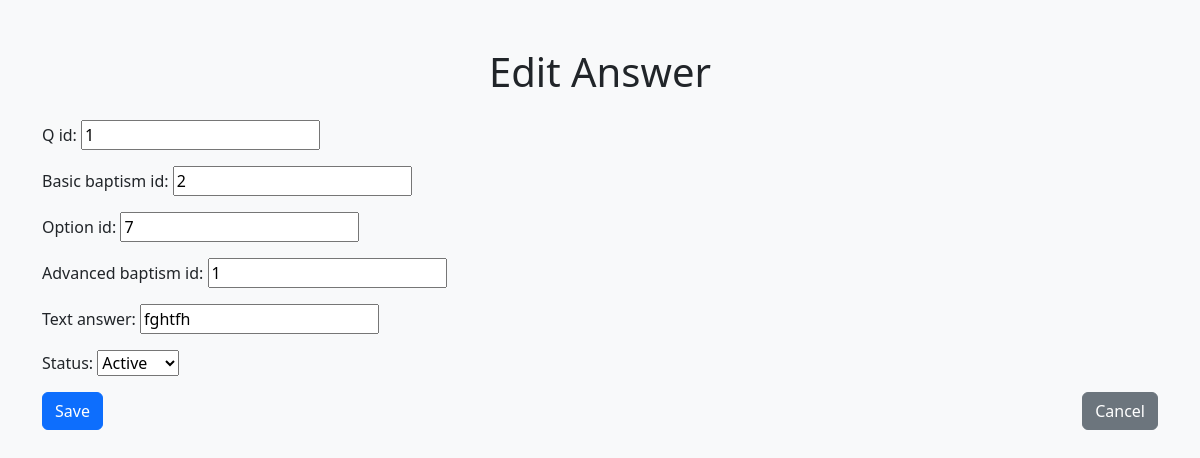
Page /baptism/answers/edit/1/ on the committed database.
### baptism/models.py (models this page shows)
class Answer(models.Model):
    answer_id = models.AutoField(primary_key=True)
    q_id = models.IntegerField(null=False)
    basic_baptism_id = models.IntegerField(null=False)
    option_id = models.CharField(max_length=255, null=True, blank=True)  # Store multiple selected option IDs as a comma-separated string
    text_answer = models.CharField(max_length=255, null=True, blank=True)  # Optional field for text answers
    STATUS_CHOICES = [
        ('Active', 'Active'),
        ('Inactive', 'Inactive'),
    ]
    status = models.CharField(max_length=10, choices=STATUS_CHOICES, default='Active')
    created_time = models.DateTimeField(default=now)
    advanced_baptism_id = models.IntegerField(null=False)

### baptism/views.py (the view)
# urls.py: path('answers/edit/<int:pk>/', answer_edit, name='answer_edit'),
def answer_edit(request, pk):
    answer = get_object_or_404(Answer, pk=pk)  # Retrieve the existing answer record
    if request.method == 'POST':
        form = AnswerForm(request.POST, instance=answer)  # Bind form to the existing record
        if form.is_valid():
            form.save()  # Update the answer record
            return redirect('answer_list')  # Redirect to the list page after saving
    else:
        form = AnswerForm(instance=answer)  # Prepopulate form with existing answer data
    return render(request, 'answer_edit.html', {'form': form})

### baptism/forms.py
class AnswerForm(forms.ModelForm):
    class Meta:
        model = Answer
        fields = ['q_id', 'basic_baptism_id', 'option_id','advanced_baptism_id', 'text_answer','status']  # Exclude answer_id since it's auto-generated

### baptism/templates/answer_edit.html (shortened to what this page needs)
<!DOCTYPE html>
<html lang="en">
<head>
    <link rel="stylesheet" href="https://cdn.jsdelivr.net/npm/bootstrap@5.3.0/dist/css/bootstrap.min.css">
</head>
<body class="bg-light">
    <div class="container mt-5">
        <h1 class="mb-4 text-center">Edit Answer</h1>
        <form method="post">
            <div class="mb-3">
                {{ form.as_p }}
            </div>
            <div class="d-flex justify-content-between">
                <button type="submit" class="btn btn-primary">Save</button>
                <a href="{% url 'answer_list' %}" class="btn btn-secondary">Cancel</a>
            </div>
        </form>
    </div>
</body>
</html>

### rows in the picture
Answer: q_id "1", basic_baptism_id "2", option_id "7", advanced_baptism_id "1", text_answer "fghtfh", status "Active"
